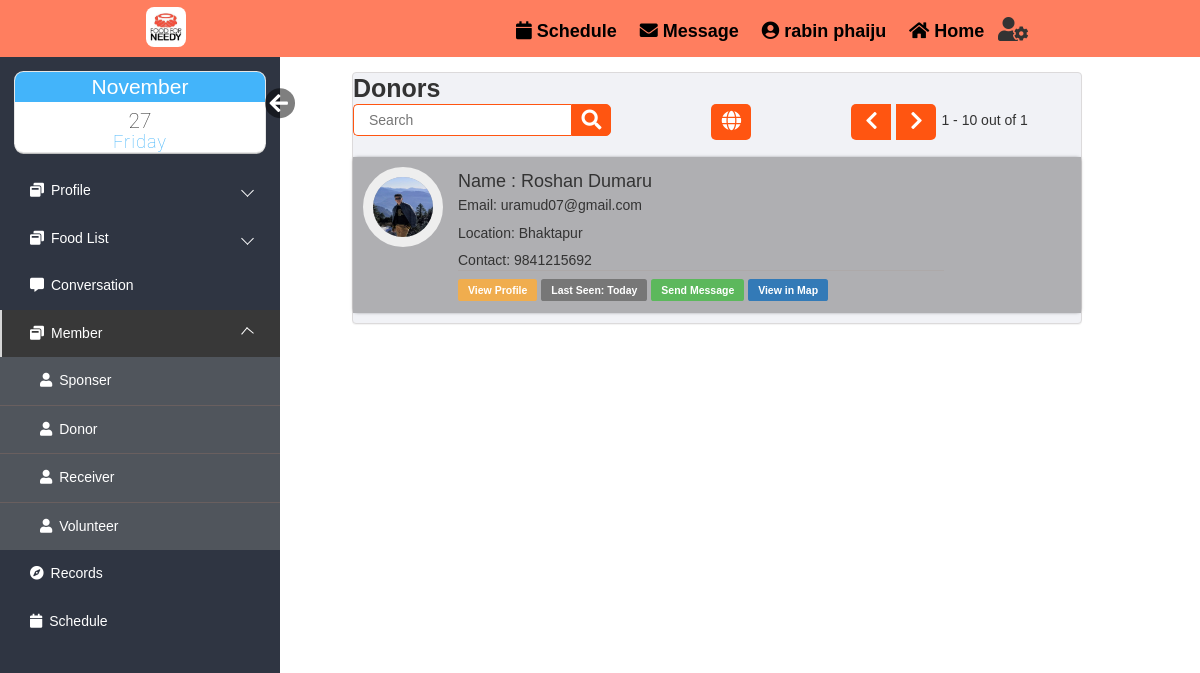
/html/donor.php (signed in), run on an earlier commit of the app's database.
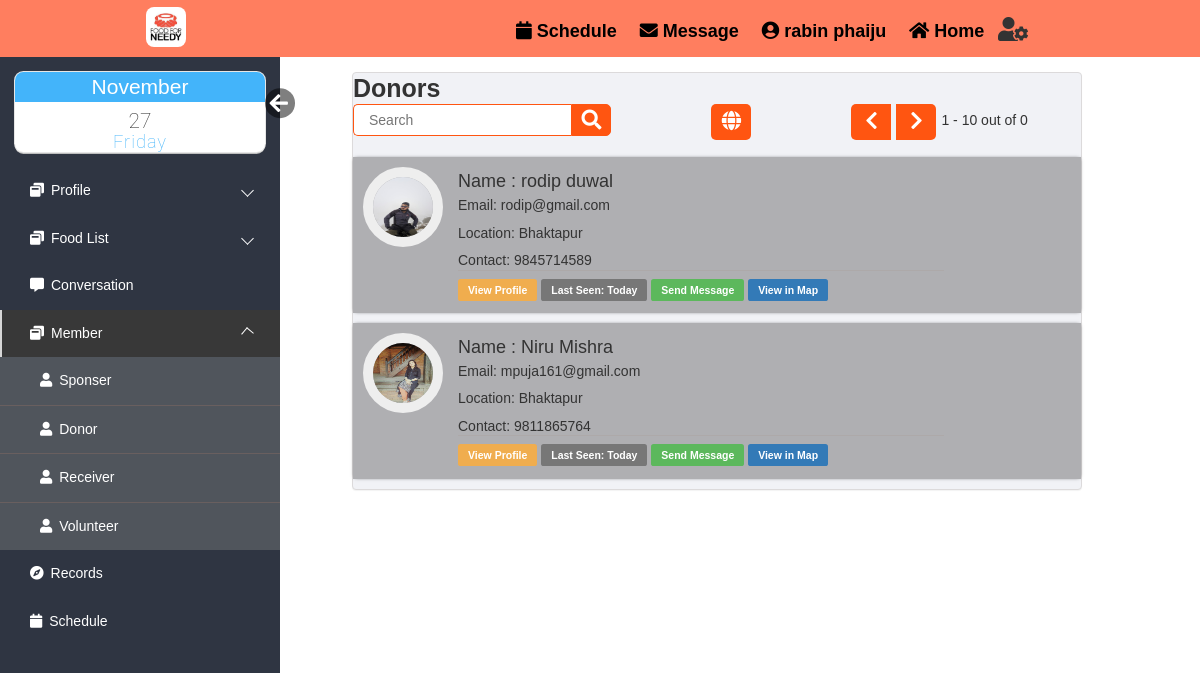
And on a later commit of the database.
### tables this page shows
CREATE TABLE `register` (
  `reg_id` int(10) UNSIGNED NOT NULL,
  `username` varchar(20) NOT NULL,
  `pic` varchar(255) DEFAULT NULL,
  `user_type` varchar(20) DEFAULT NULL,
  `firstname` varchar(20) NOT NULL,
  `lastname` varchar(20) NOT NULL,
  `email` varchar(40) DEFAULT NULL,
  `location` varchar(30) DEFAULT NULL,
  `lan` float DEFAULT NULL,
  `log` float DEFAULT NULL,
  `contact` text DEFAULT NULL COMMENT 'Contact No',
  `dob` date DEFAULT NULL,
  `created_at` timestamp NOT NULL DEFAULT current_timestamp(),
  `updated_at` datetime DEFAULT NULL ON UPDATE current_timestamp(),
  `password` varchar(40) NOT NULL,
  `secret_key` varchar(6) DEFAULT NULL,
  `verified` tinyint(1) NOT NULL DEFAULT 0,
  `verifiedby_id` int(6) NOT NULL DEFAULT 0 COMMENT 'Verified By',
  `remark` varchar(50) DEFAULT NULL,
  `status` tinyint(4) DEFAULT 1,
  `code` varchar(10) DEFAULT NULL
);

### html/donor.php (the view, shortened to what this page needs)
<?php
$search=0;
$pos10=10;
$pos=@$_GET['pos'];
 ?>
<!DOCTYPE html>
<html lang="en">
<head>
    <link rel="stylesheet" href="https://maxcdn.bootstrapcdn.com/bootstrap/3.3.6/css/bootstrap.min.css">
    <link rel="stylesheet" href="https://maxcdn.bootstrapcdn.com/font-awesome/4.6.3/css/font-awesome.min.css">
    <link rel="stylesheet" href="css/loginindex.css">
    <link rel="stylesheet" href="css/editprofile.css">
    <link rel="stylesheet" href="css/index.css">
    <link rel="stylesheet" href="https://use.fontawesome.com/releases/v5.3.1/css/all.css">
    <link rel="stylesheet" href="css/datetime.css">
</head>
<body>
    <div class="body_wrapper">
        <div class="container">
            <div class="col-md-8 col-sm-9 contains">
                <div class="panel profile-panel">
        <caption><b style="font-size:25px;">Donors</b></caption>
        <br>
        <form action="donor.php" method="POST">
            <div class="search">
                <input type="text" style="color:black" class="searchTerm" placeholder="Search" name="search" required="required">
                <button type="submit" name="searchsubmit" class="searchButton">
                 <i class="fa fa-search"></i>
                 </button>
                 <a class="globe" href="donor.php?pos=9999"><i class="fa fa-globe"></i></a>
                  <?php
                          $sql = "SELECT * from `register` WHERE  `user_type`='Donor'";
                            require_once("DBConnect.php");
                            $resulttotal = $conn-> query($sql);
                            $total = mysqli_num_rows($resulttotal);
                            if($pos==null){$pos=0;
                                $pos10=$pos+10;}else{
                                    $pos10=10;
                                }
                            ?>
              <?php if($pos==null){$pos=0;}?>
              <?php if($pos>0){?>
              <a class="navileft" href="donor.php?pos=<?php echo $pos-10;?>"><i class="fa fa-chevron-left"></i></a>
              <?php }else { ?>
              <a class="navileft"><i class="fa fa-chevron-left"></i></a>
              <?php } if(($pos+10)<$total){ ?>
              <a class="naviright" href="donor.php?pos=<?php echo $pos+10;?>"><i class="fa fa-chevron-right"></i></a>
              <?php } else { ?>
                <a class="naviright"><i class="fa fa-chevron-right"></i></a>
              <?php } ?>
              <p style="margin:8px 0 0 5px"><?php echo ($pos+1)." - ".($pos+10);?> out of <?php echo $total?></p>
            </div>
    </form>
        <br>
    <?php
     require_once("DBConnect.php");
         if($search==1){
             $sql = "SELECT * from register WHERE `user_type`='Donator' AND `firstname`='$search_name' ";
         }else{
         $sql = "SELECT * from register WHERE `user_type`='Donator' AND 1 Limit $pos, $pos10";
         }
     $result = $conn-> query($sql);
     if($result-> num_rows >0){
        while($row = $result-> fetch_assoc()){
            if($row['reg_id']==$_SESSION['reg_id']){
                    continue;
            }
            ?>
    <div class="row">
<div class="col-md-12">
    <div class="media">
        <a class="pull-left" href="#">
            <img class="media-object dp img-circle" src="<?php if($row['pic']==null){?>files/user.png<?php }else{?> files/<?php echo $row['pic'];}?>" style="width: 80px;height:80px;">
        </a>
        <div class="media-body">
            <h4 class="media-heading">Name :<span> <?=$row['firstname']." ".$row['lastname']?></span></h4>
            <p>Email: <?=$row['email']?></p>
            <p>Location: <?=$row['location']?></p>
            <p>Contact: <?=$row['contact']?></p>
            <hr class="blackLine">
            <a href="viewprofile.php?view=<?=$row['username']?>"><span class="label label-warning">View Profile</span></a>
            <a><span class="label label-default">Last Seen: Today</span></a>
            <a href="chat.php?session_name=<?=$row['username']?>"><span class="label label-success">Send Message</span></a>
            <a href="#" class="plus class="btn btn-success data-toggle="modal" data-target="#popUpWindow"><span class="label label-primary" >View in Map</span></a>
        </div>
    </div>
</div>
</div>
         <?php  }}?>
                </div>
            </div>
        </div>
    </div>
</body>
</html>

### html/css/loginindex.css (style rules this page uses)
* { margin: 0; padding: 0; font-family: sans-serif; list-style: none; text-decoration: none; }
.me #hide, .me #show { position: absolute; transform: scale(1.5); right: -60px; bottom: 40px; width: 20px; padding-top: 2px; padding-left: 3px; color: #FFF; border-radius: 0%; border-style: initial; border-radius: 50%; background: rgba(0, 0, 0, 0.5); }
#mySidebar { transition: 0.4s; }

### html/css/editprofile.css (style rules this page uses)
.sidemenu { float: left; }
.me { position: relative; width: calc(100% - 50px); height: 85px; padding: 15px 25px; margin-bottom: 15px; }
.profile-panel { margin-top: 2%; border: 1px solid #dcdadb; background-color: #f1f2f6; }
.navbars { display: flex; flex-direction: row; flex-wrap: wrap-reverse; font-size: 1.1rem; justify-content: space-around; background-color: #ff7e5f; display: flex; align-items: center; z-index: 0; padding: 10px 0; }
.navbars1 { display: flex; flex-direction: row-reverse; flex-wrap: wrap-reverse; font-size: 1.1rem; }
.navbars a { text-decoration: none; color: black; border-radius: 8%; font-size: 18px; font-family: 'Franklin Gothic Medium', 'Arial Narrow', Arial, sans-serif; padding: 6px; }
.navbars .nav1 a, .navbars .nav2 a, .navbars .nav4 a { font-weight: 700; border: 1px solid transparent; }
.navbars>div { margin-left: -20px; margin-right: 1%; margin-top: 6px; text-align: center; font-size: 0.8rem; z-index: 999; }
.navbars .nav3, .navbars .nav0 { margin-top: -3px; cursor: pointer; position: relative; z-index: 3; }

### html/css/index.css (style rules this page uses)
*, *::after, *::before { padding: 0px; margin: 0px; box-sizing: border-box; }
body { font-family: "Quicksand", "SolaimanLipi", sans-serif; font-size: 14px; }
hr.blackLine { border-color: #ada9a9; margin-top: -10px; margin-bottom: 10px; width: 80%; }
.body_wrapper { width: 100%; height: 100%; background: #ffffff; overflow: hidden; }
.sidemenu { float: left; width: 280px; height: calc(100vh - 10px); z-index: 100; background: #2f3542; scrollbar-width: none; padding: 10px 0; }
.sidemenu>ul { background: #2f3542; }
.sidemenu>ul>li>a { display: block; position: relative; color: #fff; text-decoration: none; padding: 15px 30px; background: rgba(87, 83, 83, 0.01); }
.sidemenu>ul>li>a>span { margin-right: 7px; }
.sidemenu>ul>li.active>a { background: #383838; color: #ffffff; }
.sidemenu>ul>li.active>a::before { display: block; position: absolute; content: ""; height: 100%; left: 0; top: 0; width: 2px; background-color: #d6d6d6; }
.sidemenu>ul>li>ul>li+li { border-top: 1px solid #695f5f; }
.sidemenu>ul>li>ul>li>a { text-decoration: none; display: block; width: 100%; color: #fff; padding: 15px; background: #50555c; padding-left: 40px; }
.sidemenu>ul>li>ul>li>a>span { margin-right: 7px; }
.sidemenu>ul>.dropdown>a { position: relative; display: block; }
.sidemenu>ul>.dropdown>a::after { content: ""; position: absolute; top: 40%; right: 10%; display: block; height: 9px; width: 9px; border-left: 1px solid #fff; border-bottom: 1px solid #fff; transition: 0.5s; transform: rotate(-45deg); }
.sidemenu>ul>.dropdown>ul { overflow: hidden; transform: 0.3s; transition: 0.3s; height: 0px; }
.sidemenu>ul>.dropdown-open>a { background: #49415482; }
.sidemenu>ul>.dropdown-open>a::after { transform: rotate(130deg); }
.sidemenu>ul>.dropdown-open>ul { transition: all 0.2s; }

### html/css/datetime.css (style rules this page uses)
.holders { margin: -10px 0 0 -10px; width: 70%; max-width: 500px; min-width: 490px; padding-bottom: 30px; }
.cells { display: inline-block; -webkit-user-select: none; }
#four { border-radius: 0.6em; }
.icons { display: block; position: relative; width: 250px; height:80px; background-color: #fff; box-shadow: 0 0 0 1px #e6e6e6, 0 2px 0 #bdbdbd; overflow: hidden; font-family: Roboto, sans-serif; transition: all 0.1s linear; margin: 0px auto; }
.icons_mths { font-size: 14px; }
.icons * { position: absolute; width: 100%; font-size: 1.5em; font-weight: 100; font-style: normal; text-align: center; transition: all 0.2s linear; }
.icons strong { top: 0; color: #fff; background-color: #43B4FA; }
.icons h5 { bottom: 0em; color: #43B4FA; font-size: 1.3em; letter-spacing: 1px; }
.icons h6 { top: 45%; color: #2f2f2f; }

What changed in the data, as far as the page shows it:
removed register: pic (picture), firstname "Roshan", lastname "Dumaru", email "uramud07@gmail.com", location "Bhaktapur", contact "9841215692"
added register: pic (picture), firstname "rodip", lastname "duwal", email "rodip@gmail.com", location "Bhaktapur", contact "9845714589"
added register: pic (picture), firstname "Niru", lastname "Mishra", email "mpuja161@gmail.com", location "Bhaktapur", contact "9811865764"
Also different on the page:
$total: "1" → "0"
